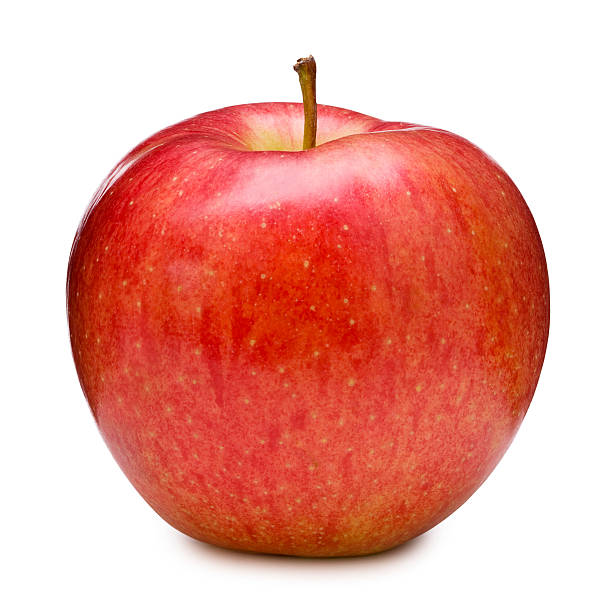
#> input picture image.jpg, 612 x 612 px
$ jupyter execute threshold.ipynb
#> lines starting #> are read from the running program, lines starting #| are printed output that depends on the picture; after the words box and inside, x2 and y2 are one past the last pixel; in counts of white or black regions, pixels touching at a corner belong together
[cell 1]
### simple thresholding technique using OpenCV in Python:
import cv2

# Load the image in grayscale mode
img = cv2.imread('image.jpg', cv2.IMREAD_GRAYSCALE)
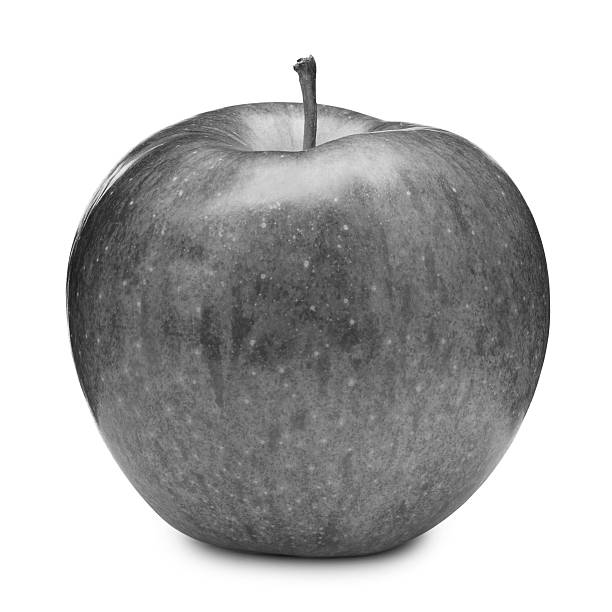
#> img: shape (612, 612); min 9, max 255, mean 186

# Apply simple thresholding
threshold_value = 127
max_value = 255
ret, thresh = cv2.threshold(img, threshold_value, max_value, cv2.THRESH_BINARY)
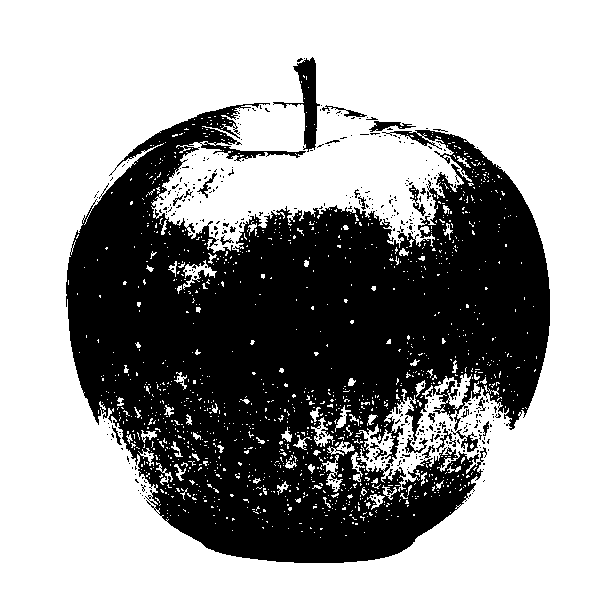
#> thresh: shape (612, 612); 63.6% white; 390 black regions (363 under 20 px), largest, box (x1, y1, x2, y2) and area: (66, 103, 550, 563) 131994, (273, 57, 320, 152) 1306, (369, 121, 416, 132) 224
#> ret = 127

# Display the original and thresholded images
cv2.imshow('Original Image', img)
cv2.imshow('Thresholded Image', thresh)
cv2.waitKey(0)
cv2.destroyAllWindows()

[cell 2]
### adaptive thresholding technique using OpenCV in Python:
import cv2

# Load the image in grayscale mode
img = cv2.imread('image.jpg', cv2.IMREAD_GRAYSCALE)

# Apply adaptive thresholding
max_value = 255
adaptive_method = cv2.ADAPTIVE_THRESH_GAUSSIAN_C
threshold_type = cv2.THRESH_BINARY_INV
block_size = 11
c = 2
thresh = cv2.adaptiveThreshold(img, max_value, adaptive_method, threshold_type, block_size, c)
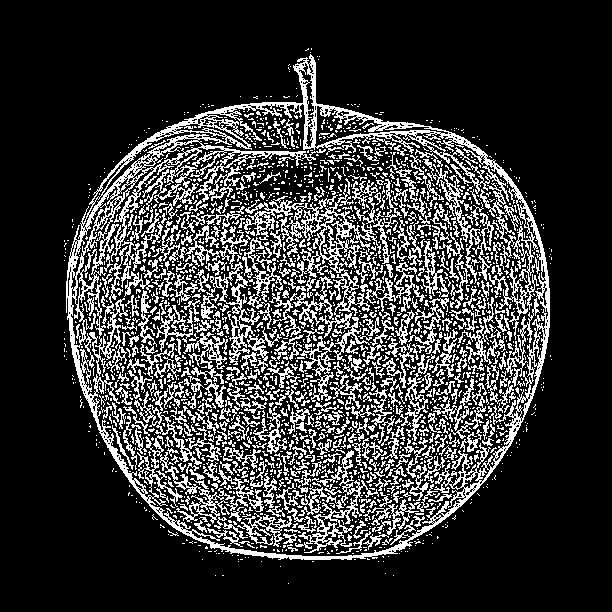
#> thresh: shape (612, 612); 20.9% white in thin lines or dots, all inside (x1, y1, x2, y2) = (64, 48, 552, 584)


# Display the original and thresholded images
cv2.imshow('Original Image', img)
cv2.imshow('Adaptive Thresholded Image', thresh)
cv2.waitKey(0)
cv2.destroyAllWindows()

[cell 3]
### Otsu's thresholding technique using OpenCV in Python:

import cv2

# read image in grayscale
img = cv2.imread('image.jpg', 0)

# apply Otsu's thresholding
ret, th = cv2.threshold(img, 0, 255, cv2.THRESH_BINARY + cv2.THRESH_OTSU)
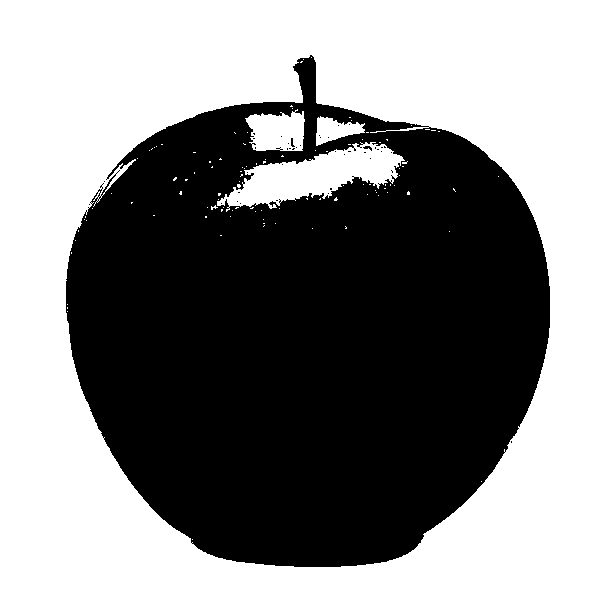
#> th: shape (612, 612); 54.1% white; 42 black regions (39 under 20 px), largest, box (x1, y1, x2, y2) and area: (66, 55, 550, 567) 171629, (363, 146, 372, 151) 23, (291, 138, 295, 147) 20
#> ret = 180

# display original and thresholded images
cv2.imshow('Original Image', img)
cv2.imshow('Thresholded Image', th)
cv2.waitKey(0)
cv2.destroyAllWindows()

[cell 4]
### code for binary thresholding using OpenCV in Python.

import cv2

# Load the image
img = cv2.imread('image.jpg', 0)

# Apply binary thresholding
thresh_val, thresh = cv2.threshold(img, 128, 255, cv2.THRESH_BINARY)
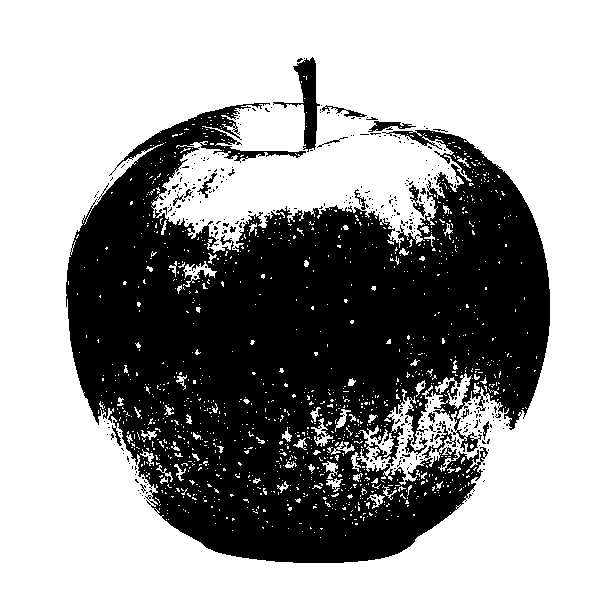
#> thresh: shape (612, 612); 63.1% white; 356 black regions (338 under 20 px), largest, box (x1, y1, x2, y2) and area: (66, 103, 550, 563) 134490, (273, 57, 320, 152) 1317, (368, 121, 416, 132) 229

# Display the original and thresholded image
cv2.imshow('Original Image', img)
cv2.imshow('Thresholded Image', thresh)
cv2.waitKey(0)
cv2.destroyAllWindows()

[cell 5]
### inverted thresholding using OpenCV in Python:

import cv2

# Load the image
img = cv2.imread('image.jpg', 0)

# Apply thresholding
thresh_val, thresh = cv2.threshold(img, 150, 255, cv2.THRESH_BINARY_INV)
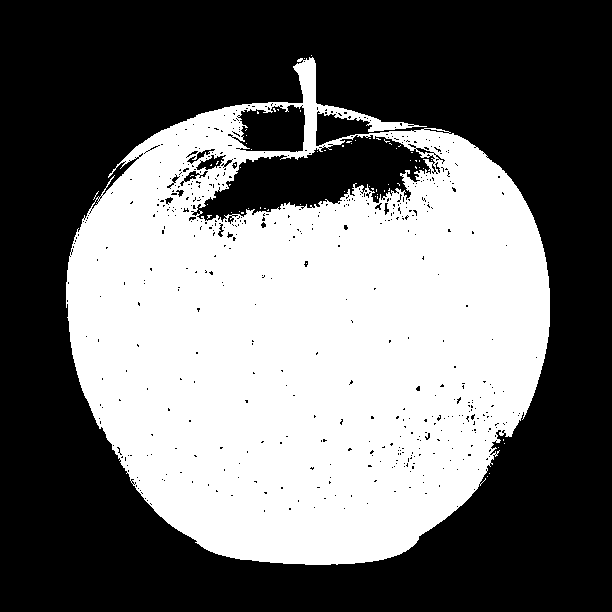
#> thresh: shape (612, 612); 43.4% white; 65 white regions (64 under 20 px), largest, box (x1, y1, x2, y2) and area: (66, 57, 550, 565) 162381

# Show the original and thresholded images
cv2.imshow('Original Image', img)
cv2.imshow('Thresholded Image', thresh)

# Wait for key press and then close all windows
cv2.waitKey(0)
cv2.destroyAllWindows()

[cell 6]
### code snippet to find and draw contours using OpenCV:

import cv2
import numpy as np

# Load image
img = cv2.imread('image.jpg')
#> img is the input picture: shape (612, 612, 3); mean B, G, R 157.2, 167.1, 234.1

# Convert image to grayscale
gray = cv2.cvtColor(img, cv2.COLOR_BGR2GRAY)

# Apply threshold to the image
_, thresh = cv2.threshold(gray, 127, 255, cv2.THRESH_BINARY)
#> thresh: shape (612, 612); 63.6% white; 390 black regions (363 under 20 px)

# Find contours in the image
contours, hierarchy = cv2.findContours(thresh, cv2.RETR_TREE, cv2.CHAIN_APPROX_SIMPLE)
#> contours = 1951 contours, 1853 with area under 20; largest, box (x1, y1, x2, y2) and area: (0, 0, 612, 612) 373321, (65, 102, 551, 564) 141299, (272, 56, 321, 153) 1465, (200, 141, 307, 162) 688, (368, 120, 417, 133) 290

# Draw contours on the image
cv2.drawContours(img, contours, -1, (0, 255, 0), 2)
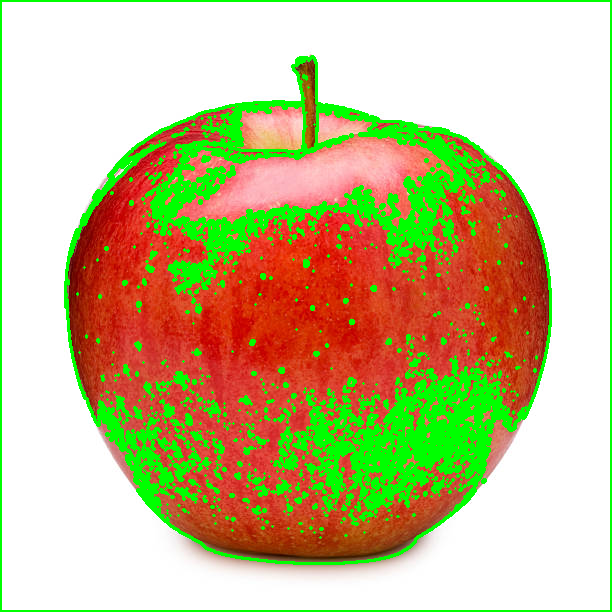
#> img: shape (612, 612, 3); 14.97% of pixels changed, all inside (x1, y1, x2, y2) = (0, 0, 612, 612)

# Display the image with contours
cv2.imshow('Image with Contours', img)
cv2.waitKey(0)
cv2.destroyAllWindows()
